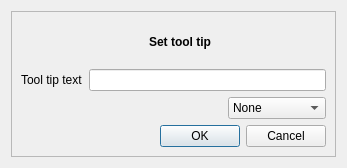
<?xml version="1.0" encoding="UTF-8"?>
<ui version="4.0">
 <class>SetToolTip</class>
 <widget class="QDialog" name="SetToolTip">
  <property name="windowModality">
   <enum>Qt::WindowModal</enum>
  </property>
  <property name="geometry">
   <rect>
    <x>0</x>
    <y>0</y>
    <width>347</width>
    <height>168</height>
   </rect>
  </property>
  <property name="sizePolicy">
   <sizepolicy hsizetype="Expanding" vsizetype="Maximum">
    <horstretch>0</horstretch>
    <verstretch>0</verstretch>
   </sizepolicy>
  </property>
  <property name="windowTitle">
   <string>Set tool tip</string>
  </property>
  <property name="modal">
   <bool>true</bool>
  </property>
  <layout class="QVBoxLayout" name="verLayout">
   <property name="spacing">
    <number>9</number>
   </property>
   <item>
    <widget class="QFrame" name="frame">
     <property name="frameShape">
      <enum>QFrame::StyledPanel</enum>
     </property>
     <property name="frameShadow">
      <enum>QFrame::Sunken</enum>
     </property>
     <layout class="QVBoxLayout" name="verticalLayout">
      <item>
       <layout class="QHBoxLayout" name="horizontalLayout_2">
        <item>
         <widget class="QLabel" name="lblIcon">
          <property name="text">
           <string/>
          </property>
         </widget>
        </item>
        <item>
         <widget class="QLabel" name="lblTitle">
          <property name="sizePolicy">
           <sizepolicy hsizetype="Expanding" vsizetype="Preferred">
            <horstretch>0</horstretch>
            <verstretch>0</verstretch>
           </sizepolicy>
          </property>
          <property name="font">
           <font>
            <weight>75</weight>
            <bold>true</bold>
           </font>
          </property>
          <property name="text">
           <string>Set tool tip</string>
          </property>
          <property name="alignment">
           <set>Qt::AlignCenter</set>
          </property>
         </widget>
        </item>
       </layout>
      </item>
      <item>
       <layout class="QHBoxLayout" name="horizontalLayout">
        <item>
         <widget class="QLabel" name="lblToolTipText">
          <property name="sizePolicy">
           <sizepolicy hsizetype="Preferred" vsizetype="Preferred">
            <horstretch>0</horstretch>
            <verstretch>0</verstretch>
           </sizepolicy>
          </property>
          <property name="text">
           <string>Tool tip text</string>
          </property>
          <property name="buddy">
           <cstring>ledToolTipText</cstring>
          </property>
         </widget>
        </item>
        <item>
         <widget class="QLineEdit" name="ledToolTipText">
          <property name="sizePolicy">
           <sizepolicy hsizetype="Expanding" vsizetype="Fixed">
            <horstretch>0</horstretch>
            <verstretch>0</verstretch>
           </sizepolicy>
          </property>
         </widget>
        </item>
       </layout>
      </item>
      <item>
       <layout class="QHBoxLayout" name="horizontalLayout_4">
        <item>
         <spacer name="horizontalSpacer_2">
          <property name="orientation">
           <enum>Qt::Horizontal</enum>
          </property>
          <property name="sizeHint" stdset="0">
           <size>
            <width>40</width>
            <height>20</height>
           </size>
          </property>
         </spacer>
        </item>
        <item>
         <widget class="QComboBox" name="cmbType">
          <property name="sizePolicy">
           <sizepolicy hsizetype="Preferred" vsizetype="Maximum">
            <horstretch>0</horstretch>
            <verstretch>0</verstretch>
           </sizepolicy>
          </property>
          <item>
           <property name="text">
            <string>None</string>
           </property>
          </item>
          <item>
           <property name="text">
            <string>Acronym</string>
           </property>
          </item>
          <item>
           <property name="text">
            <string>Abbreviation</string>
           </property>
          </item>
         </widget>
        </item>
       </layout>
      </item>
      <item>
       <layout class="QHBoxLayout" name="horizontalLayout_3">
        <item>
         <spacer name="horizontalSpacer">
          <property name="orientation">
           <enum>Qt::Horizontal</enum>
          </property>
          <property name="sizeHint" stdset="0">
           <size>
            <width>40</width>
            <height>20</height>
           </size>
          </property>
         </spacer>
        </item>
        <item>
         <widget class="QDialogButtonBox" name="buttonBox">
          <property name="standardButtons">
           <set>QDialogButtonBox::Cancel|QDialogButtonBox::Ok</set>
          </property>
         </widget>
        </item>
       </layout>
      </item>
     </layout>
    </widget>
   </item>
  </layout>
 </widget>
 <tabstops>
  <tabstop>ledToolTipText</tabstop>
  <tabstop>cmbType</tabstop>
 </tabstops>
 <resources/>
 <connections>
  <connection>
   <sender>buttonBox</sender>
   <signal>accepted()</signal>
   <receiver>SetToolTip</receiver>
   <slot>accept()</slot>
   <hints>
    <hint type="sourcelabel">
     <x>248</x>
     <y>254</y>
    </hint>
    <hint type="destinationlabel">
     <x>157</x>
     <y>274</y>
    </hint>
   </hints>
  </connection>
  <connection>
   <sender>buttonBox</sender>
   <signal>rejected()</signal>
   <receiver>SetToolTip</receiver>
   <slot>reject()</slot>
   <hints>
    <hint type="sourcelabel">
     <x>316</x>
     <y>260</y>
    </hint>
    <hint type="destinationlabel">
     <x>286</x>
     <y>274</y>
    </hint>
   </hints>
  </connection>
 </connections>
</ui>
